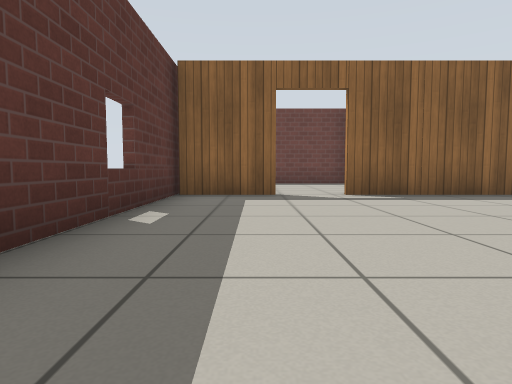
[1] (above)

19 first-person views from a walk through a robot-simulator world made for Gazebo. The camera is 0.5 m above the floor, tilts 4° down and sees 75° across. The floor is counted in squares, 1 m on a side. Each view is taken from the middle of a square. On the plan, view 1 faces up. The plan holds only what a view shows up to about 9 squares ahead; the rest is blank. Simple patterns stand in for the simulator's built-in surfaces.

[2]
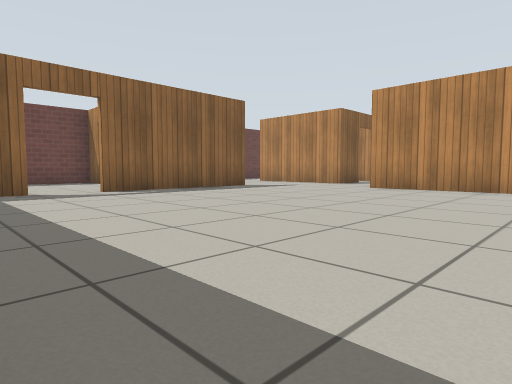

[3]
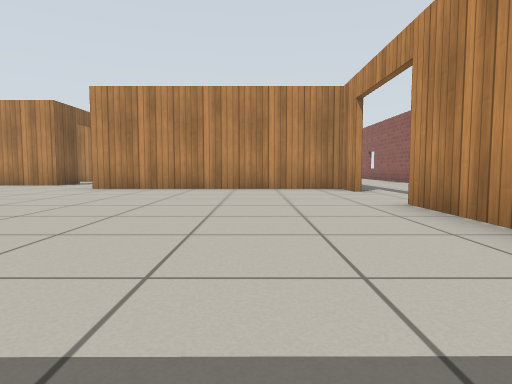

[4]
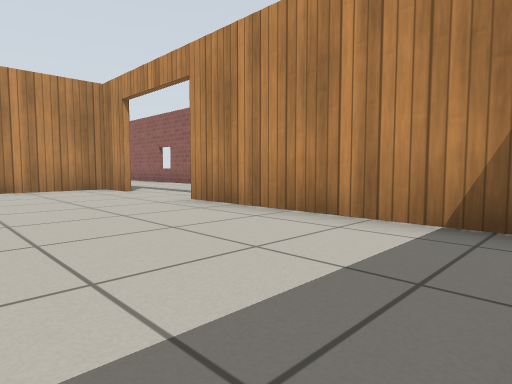

[5]
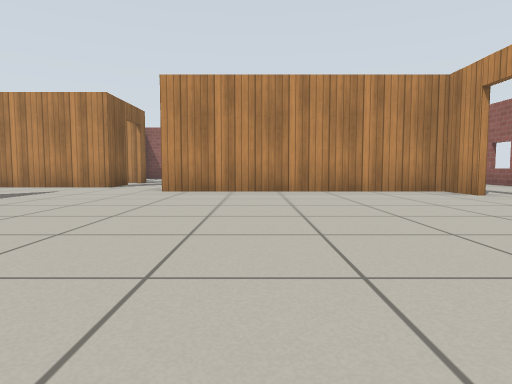

[6]
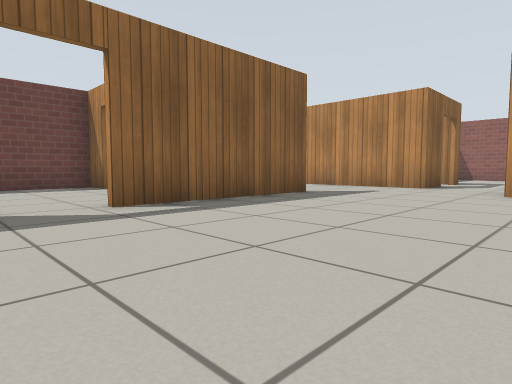

[7]
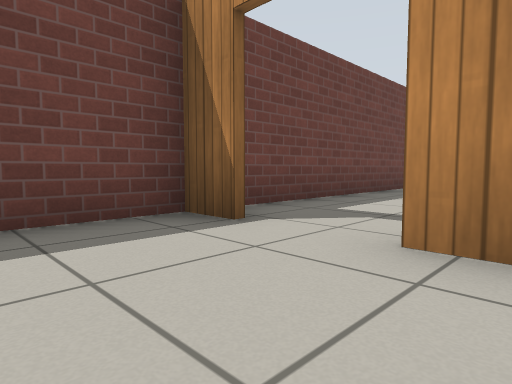

[8]
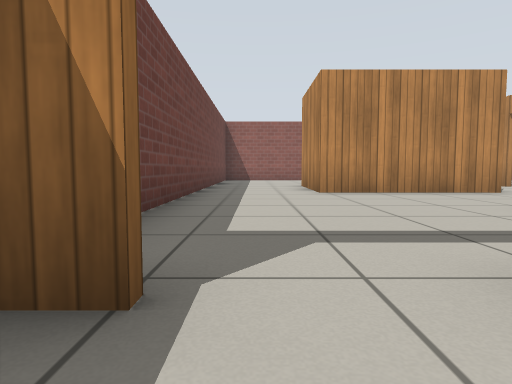

[9]
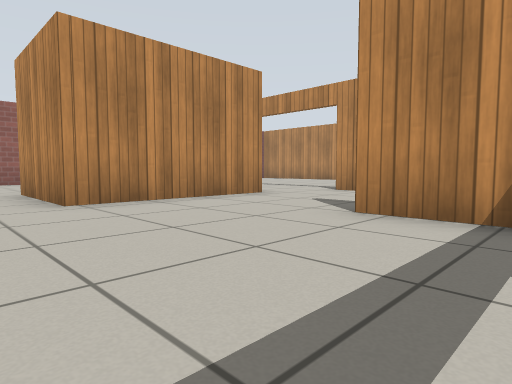

[10]
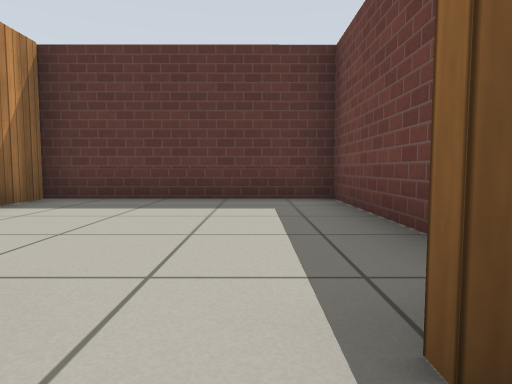

[11]
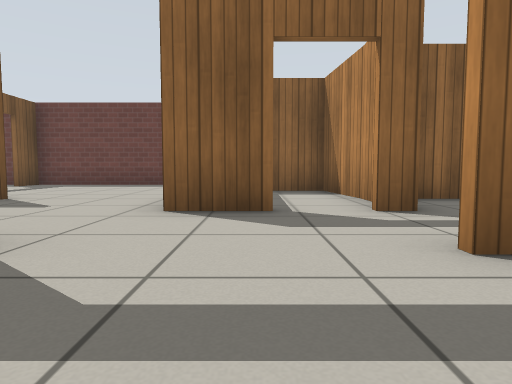

[12]
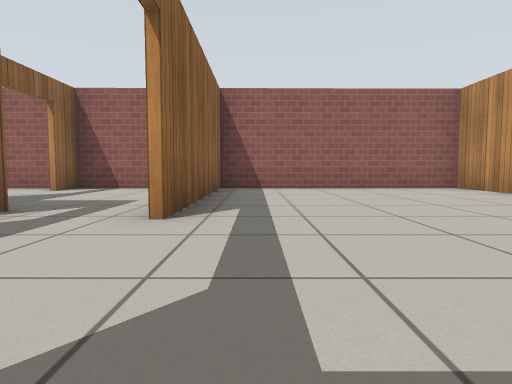

[13]
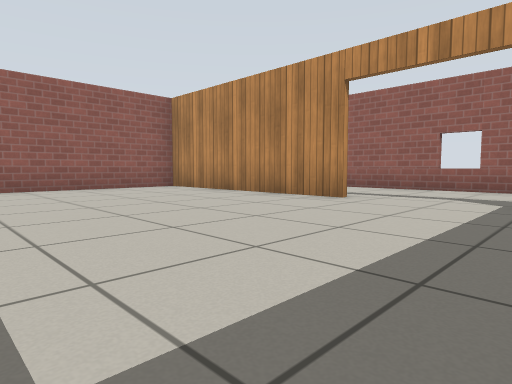

[14]
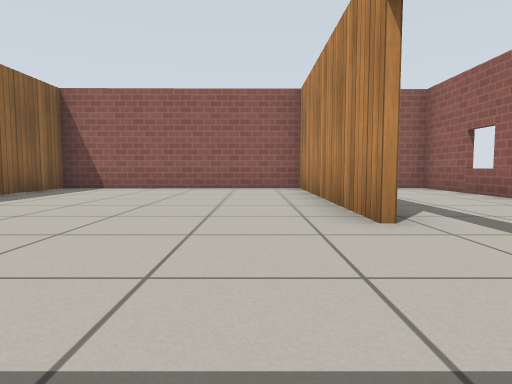

[15]
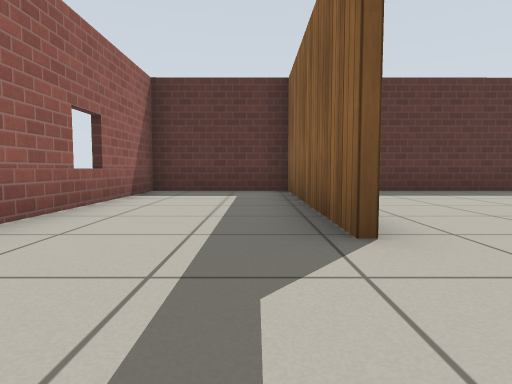

[16]
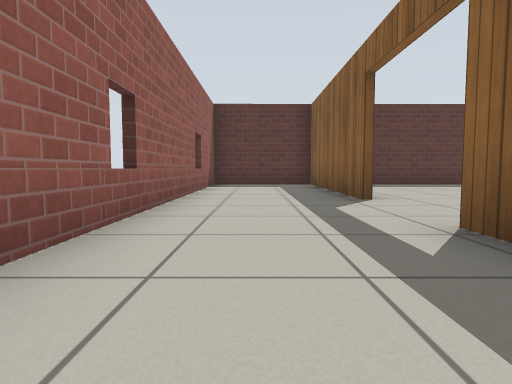

[17]
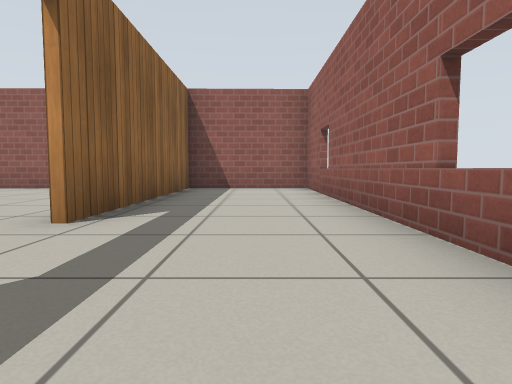

[18]
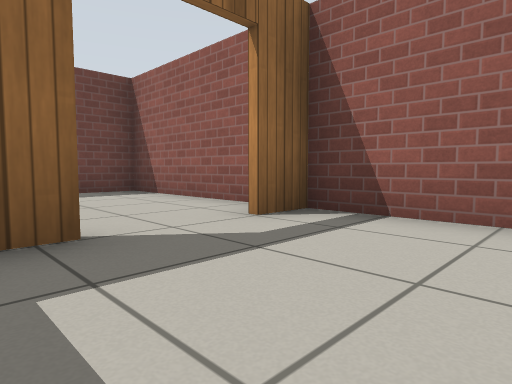

[19]
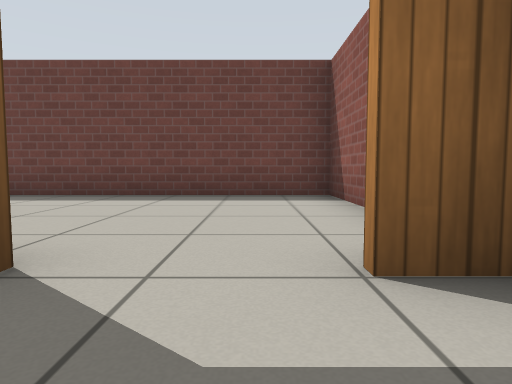

### Floor plan
Points are (right, up) in squares from view 1. A wall is a line through its corners. A room is listed if a view was taken in it or the views show most of it. See-through windows are left out.
Room 1 (views 1, 2, 3, 4, 5, 6)
walls: (-0.6, -3.1) (3.8, -3.1); (0.5, 6.4) (-1.5, 6.4); (6.1, -3.1) (7.3, -3.1) (7.3, 3.1); (-1.6, 6.1) (-1.5, -1.3); (6, 6.4) (1.6, 6.4)
ways out: open door at (1, 6.5) to room 2; opening at (5.5, 4.5) to room 3; open door at (5, -3) to room 5
Room 2 (views 7, 8)
walls: (-1.5, 6.5) (-0.5, 6.5); (3.1, 8.3) (3.1, 8.9); (3.1, 10.4) (3.1, 11.4); (2.9, 11.3) (-1.6, 11.3) (-1.6, 6.1)
ways out: open door at (1, 6.5) to room 1; open door at (3, 9.5) to room 3
Room 3 (views 9, 10)
walls: (4.4, 6.5) (6, 6.5); (8.4, 11.3) (2.9, 11.3); (8.9, 4.9) (8.9, 8.7); (7.8, 3) (8.4, 3)
ways out: opening at (5.5, 4.5) to room 1; open door at (3, 9.5) to room 2; opening at (9, 4) to room 6; opening at (8, 10.5) to room 7
Room 4 (views 11, 12, 13, 14)
walls: (11, -3.1) (16.6, -3.1) (16.5, 2.9) (11.3, 2.9)
ways out: open door at (10, -3) to room 5; open door at (10, 3) to room 6
Room 5 (views 15, 16, 17)
walls: (6.9, -3.3) (6.1, -3.3); (9, -6.3) (16.6, -6.3) (16.6, -3.1); (3.8, -3.3) (-1.5, -3.3) (-1.5, -6.3) (7.4, -6.3); (16.6, -3.3) (11, -3.3)
ways out: open door at (5, -3) to room 1; open door at (10, -3) to room 4
Room 6 (views 18, 19)
walls: (12, 4.9) (11.4, 4.9); (13.9, 6.5) (12.6, 6.5); (10.3, 4.9) (8.9, 4.9); (16.5, 4.4) (16.4, 6.5) (15.5, 6.5)
ways out: opening at (9, 4) to room 3; open door at (10, 3) to room 4; open door at (14.5, 7) to room 7; open door at (11, 5) to room 8
Room 7 (no view inside)
walls: (8.9, 8.7) (11.8, 8.7); (16.4, 7.1) (16.4, 11.3) (8.4, 11.3)
ways out: opening at (8, 10.5) to room 3; open door at (14.5, 7) to room 6
Room 8 (no view inside)
walls: (11.8, 6.5) (11.5, 8.5) (10.4, 8.5); (11.8, 6) (11.8, 6.6)
ways out: open door at (11, 5) to room 6

Where each view was taken, in squares from view 1:
view 1: 0 up, 0 right, facing up
view 2: 1 down, 1 left, facing up-right
view 3: 1 down, 1 left, facing right
view 4: 0 up, 1 left, facing down-right
view 5: 1 up, 0 right, facing right
view 6: 2 up, 0 right, facing up-right
view 7: 8 up, 1 right, facing up-right
view 8: 10 up, 2 right, facing right
view 9: 10 up, 4 right, facing down-right
view 10: 10 up, 4 right, facing left
view 11: 1 up, 10 right, facing up
view 12: 2 up, 8 right, facing right
view 13: 2 up, 8 right, facing down-right
view 14: 2 down, 8 right, facing right
view 15: 4 down, 6 right, facing left
view 16: 5 down, 9 right, facing left
view 17: 5 down, 8 right, facing right
view 18: 4 up, 13 right, facing up-right
view 19: 5 up, 15 right, facing up
